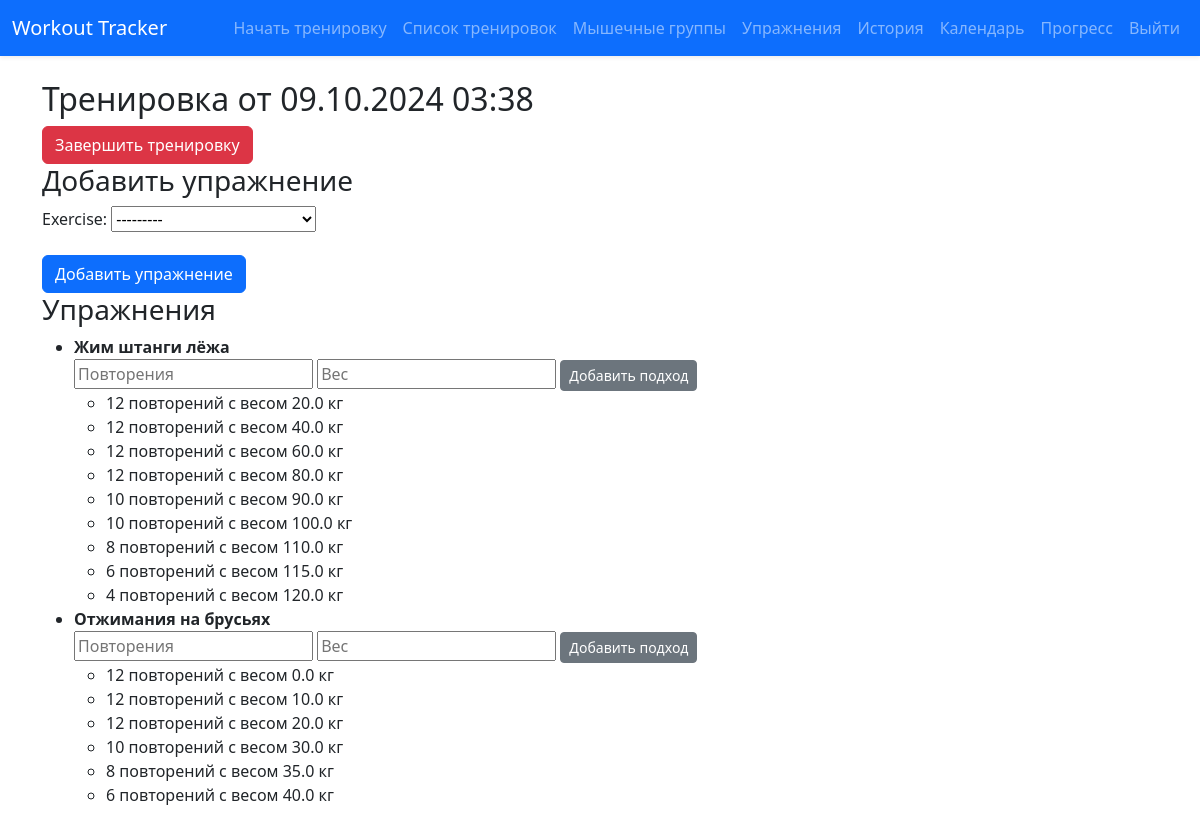
The page /workout_session/4/ (signed in) on the database its author committed.
### tracker/models.py (models this page shows, shortened)
class Workout(models.Model):
    user = models.ForeignKey(User, on_delete=models.CASCADE)
    start_time = models.DateTimeField(auto_now_add=True)
    duration = models.DurationField(null=True, blank=True)

class WorkoutExercise(models.Model):
    workout = models.ForeignKey(Workout, on_delete=models.CASCADE)
    exercise = models.ForeignKey(Exercise, on_delete=models.CASCADE)

class Exercise(models.Model):
    user = models.ForeignKey(User, on_delete=models.CASCADE)
    name = models.CharField(max_length=100)
    muscle_groups = models.ManyToManyField(MuscleGroup)
    def __str__(self):
        return self.name

class Set(models.Model):
    workout_exercise = models.ForeignKey(WorkoutExercise, on_delete=models.CASCADE)
    repetitions = models.PositiveIntegerField()
    weight = models.FloatField()

### tracker/views.py (the view)
# urls.py: path('workout_session/<int:workout_id>/', views.workout_session, name='workout_session'),
@login_required
def workout_session(request, workout_id):
    workout = get_object_or_404(Workout, id=workout_id, user=request.user)
    exercises = WorkoutExercise.objects.filter(workout=workout)
    if request.method == 'POST':
        workout.duration = timezone.now() - workout.start_time
        workout.save()
        return redirect('workout_history')
    else:
        form = WorkoutExerciseForm(user=request.user)
    return render(request, 'tracker/workout_session.html', {'workout': workout, 'exercises': exercises, 'form': form})

### tracker/forms.py
class WorkoutExerciseForm(forms.ModelForm):
    class Meta:
        model = WorkoutExercise
        fields = ['exercise']
    def __init__(self, *args, **kwargs):
        user = kwargs.pop('user')
        super(WorkoutExerciseForm, self).__init__(*args, **kwargs)
        self.fields['exercise'].queryset = Exercise.objects.filter(user=user)

### tracker/templates/tracker/workout_session.html (shortened to what this page needs)
{% extends 'tracker/base.html' %}
{% block content %}
    <h2>Тренировка от {{ workout.start_time|date:"d.m.Y H:i" }}</h2>
    <form method="post">
        <button type="submit" class="btn btn-danger">Завершить тренировку</button>
    </form>
    <h3>Добавить упражнение</h3>
    <form method="post" action="{% url 'add_workout_exercise' workout.id %}">
        {{ form.as_p }}
        <button type="submit" class="btn btn-primary">Добавить упражнение</button>
    </form>
    <h3>Упражнения</h3>
    <ul>
        {% for we in exercises %}
            <li>
                <strong>{{ we.exercise.name }}</strong>
                <form class="add-set-form" data-workout-exercise-id="{{ we.id }}">
                    <input type="number" name="repetitions" placeholder="Повторения">
                    <input type="number" name="weight" placeholder="Вес">
                    <button type="submit" class="btn btn-secondary btn-sm">Добавить подход</button>
                </form>
                <ul class="sets-list" id="sets-list-{{ we.id }}">
                    {% for set in we.set_set.all %}
                        <li>{{ set.repetitions }} повторений с весом {{ set.weight }} кг</li>
                    {% endfor %}
                </ul>
            </li>
        {% endfor %}
    </ul>
{% endblock %}

### tracker/templates/tracker/base.html (style rules this page uses)
body { padding-top: 56px; }

### rows shown on the page
Workout: start_time "09.10.2024 03:38"
WorkoutExercise: exercise.name "Жим штанги лёжа"
Set: repetitions "12", weight "20.0"
Set: repetitions "12", weight "40.0"
Set: repetitions "12", weight "60.0"
Set: repetitions "12", weight "80.0"
Set: repetitions "10", weight "90.0"
Set: repetitions "10", weight "100.0"
Set: repetitions "8", weight "110.0"
Set: repetitions "6", weight "115.0"
Set: repetitions "4", weight "120.0"
WorkoutExercise: exercise.name "Отжимания на брусьях"
Set: repetitions "12", weight "0.0"
Set: repetitions "12", weight "10.0"
Set: repetitions "12", weight "20.0"
Set: repetitions "10", weight "30.0"
Set: repetitions "8", weight "35.0"
Set: repetitions "6", weight "40.0"
